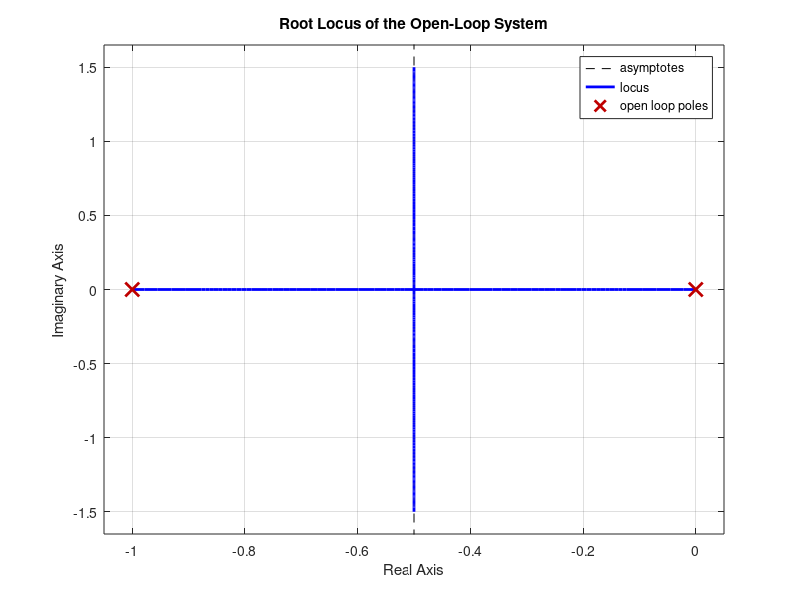
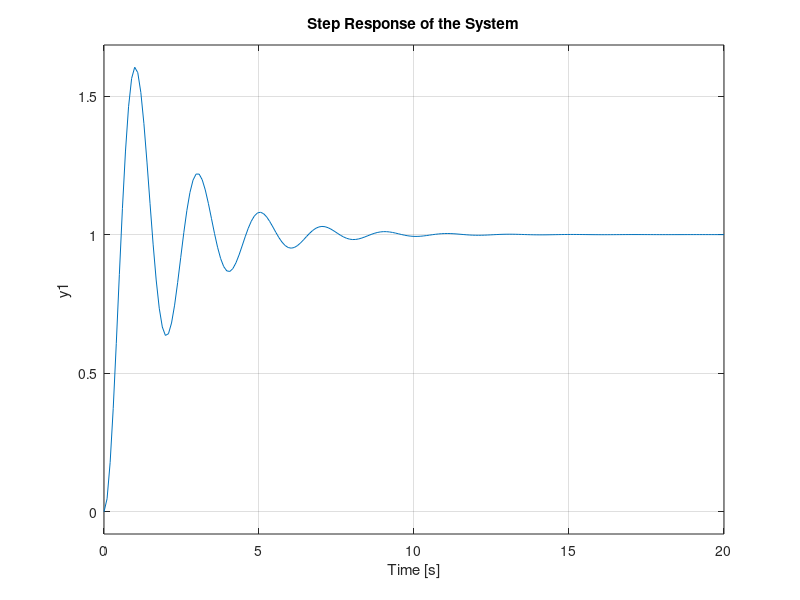
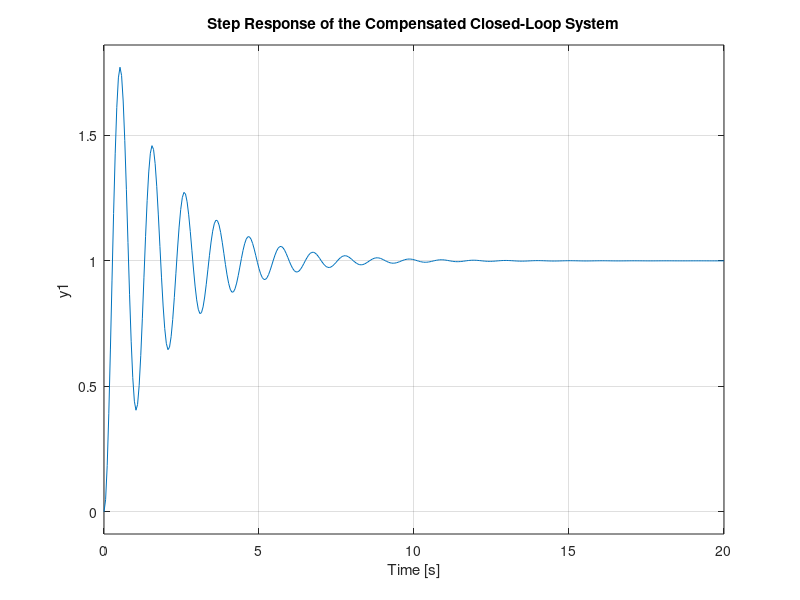

Here is the MATLAB script that generated these plots, in order:
% MATLAB script to design a lead compensator using root locus

% Given transfer function G(s) = 10 / (s(s+1))
num = 10;
den = [1 1 0]; % s(s+1) -> s^2 + s

G = tf(num, den);

% Desired damping ratio and natural frequency
zeta = 0.5;  % Damping ratio
omega_n = 3; % Natural frequency

% Desired closed-loop characteristic equation: s^2 + 3s + 9
desired_poles = roots([1 3 9]);

% Display the root locus of the open-loop transfer function
figure;
rlocus(G);
title('Root Locus of the Open-Loop System');
grid on;

% Check step response of the closed-loop system
figure;
step(feedback(G, 1));
title('Step Response of the System');


% Add lead compensator design using rlocus:
% Select gain (K) that places the poles at the desired locations
K = 3.7;  % Adjust this gain value based on root locus plot

% Closed-loop system with compensator
Gc = K * G;

% Check step response of the closed-loop system
figure;
step(feedback(Gc, 1));
title('Step Response of the Compensated Closed-Loop System');

% Display closed-loop poles
cl_poles = pole(feedback(Gc, 1));
disp('Closed-Loop Poles:');
disp(cl_poles);
